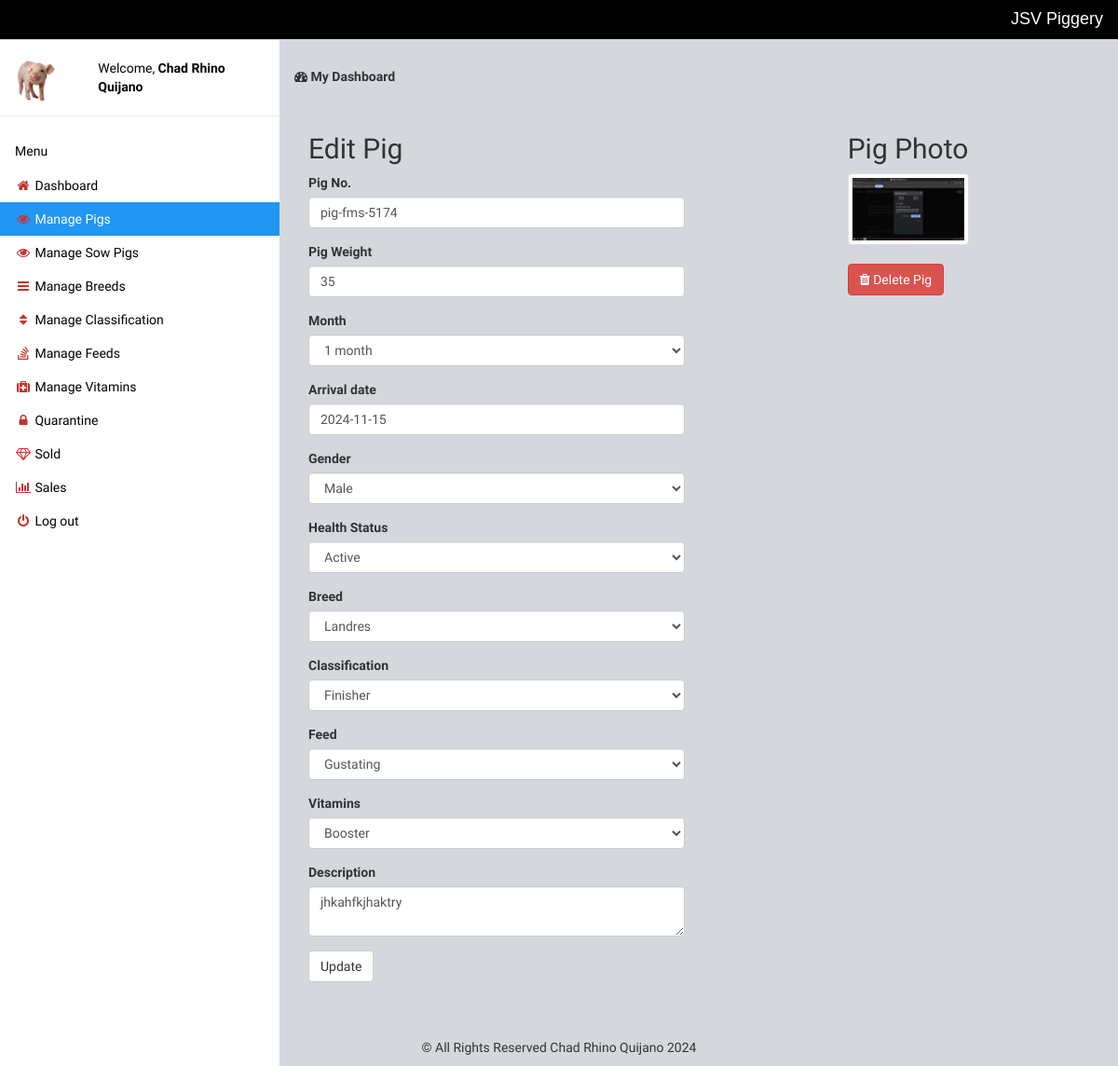
/edit-pig.php?id=2 (signed in), run on the app's committed database.
### tables this page shows
CREATE TABLE `pigs` (
  `id` int(11) NOT NULL,
  `pigno` varchar(255) NOT NULL,
  `breed_id` int(11) NOT NULL,
  `weight` varchar(10) NOT NULL,
  `img` varchar(255) NOT NULL,
  `gender` varchar(10) NOT NULL,
  `arrived` varchar(10) NOT NULL,
  `remark` text NOT NULL,
  `description` varchar(250) NOT NULL,
  `health_status` varchar(50) NOT NULL,
  `classification_id` int(11) NOT NULL,
  `feed_id` int(11) NOT NULL,
  `vitamins_id` int(11) NOT NULL,
  `status` int(11) NOT NULL DEFAULT 1 COMMENT '1=active,2=quarantined,3=sold\r\n',
  `type` varchar(255) DEFAULT NULL,
  `month` date NOT NULL
);

### edit-pig.php (the view, shortened to what this page needs)
<?php include 'setting/system.php'; ?>
<?php include 'theme/head.php'; ?>
<?php include 'theme/sidebar.php'; ?>
<?php
if (!$_GET['id'] or empty($_GET['id']) or $_GET['id'] == '') {
	header('location: manage-pig.php');
} else {
	$pigno = $weight = $gender = $remark = $arr = $bname = $b_id = $f_id =  $c_id = $v_id = $health = $img = "";
	$id = (int)$_GET['id'];
	$query = $db->query("SELECT * FROM pigs WHERE id = '$id' ");
	$obj = $query->fetch(PDO::FETCH_OBJ);
	$pigno = $obj->pigno;
		$weight = $obj->weight;
		$gender = $obj->gender;
		$dec = $obj->description;
		$arr = $obj->arrived;
		$b_id = $obj->breed_id;
		$c_id = $obj->classification_id;
		$f_id = $obj->feed_id;
		$v_id = $obj->vitamins_id;
		$health = $obj->health_status;
		$img = $obj->img;
		$month = $obj->month;
}
?>
<div class="w3-main" style="margin-left:300px;margin-top:43px;">
	<header class="w3-container" style="padding-top:22px">
		<h5><b><i class="fa fa-dashboard"></i> My Dashboard</b></h5>
	</header>
	<div class="w3-container" style="padding-top:22px">
		<div class="w3-row">
			<div class="col-md-6">
				<h2>Edit Pig</h2>
				<form method="post">
					<div class="form-group">
						<label class="control-label">Pig No.</label>
						<input type="text" name="pigno" class="form-control" value="<?php echo $pigno; ?>">
					</div>
					<div class="form-group">
						<label class="control-label">Pig Weight</label>
						<input type="text" name="weight" class="form-control" value="<?php echo $weight; ?>">
					</div>
					<div class="form-group">
						<label class="control-label">Month</label>
						<select name="month" class="form-control" required>
							<?php
							for ($i = 1; $i <= 1000; $i++) {
								if ($month == $i) {
									?>
								<option selected value="<?= $i ?>"><?= $i ?> month</option>
							<?php
								}else{
									?>
								<option value="<?= $i ?>"><?= $i ?> month</option>
							<?php
								}
							}
							?>
						</select>
					</div>
					<div class="form-group date" data-provide="datepicker">
						<label class="control-label">Arrival date</label>
						<input type="text" name="arrived" class="form-control" value="<?php echo $arr; ?>">
					</div>
					<div class="form-group">
    <label class="control-label">Gender</label>
    <select name="gender" class="form-control" required>
        <option value="male" <?php echo $gender == 'male' ? 'selected' : ''; ?>>Male</option>
    </select>
</div>
					<div class="form-group">
						<label class="control-label">Health Status</label>
						<select name="status" class="form-control" required>
							<option value="active" <?php echo $health == 'active' ? 'selected' : ''; ?>>Active</option>
						</select>
					</div>
					<div class="form-group">
						<label class="control-label">Breed</label>
						<select name="breed" class="form-control">
							<?php
							$getBreed = $db->query("SELECT * FROM breed");
							$breeds = $getBreed->fetchAll(PDO::FETCH_OBJ);
							foreach ($breeds as $breed) {
								if ($breed->id == $b_id) {
									?>
										<option selected value="<?php echo $breed->id; ?>"><?php echo $breed->name; ?></option>
									<?php
								}else{
									?>
										<option value="<?php echo $breed->id; ?>"><?php echo $breed->name; ?></option>
									<?php
								}
							}
							?>
						</select>
					</div>
					<div class="form-group">
						<label class="control-label">Classification</label>
						<select name="classification" class="form-control">
							<?php
							$getClassification = $db->query("SELECT * FROM classification");
							$classifs = $getClassification->fetchAll(PDO::FETCH_OBJ);
							foreach ($classifs as $classif) {
								if ($classif->id == $c_id) {
									?>
									<option value="<?php echo $classif->id; ?>"><?php echo $classif->name; ?></option>
								<?php
								}else{
									?>
									<option selected value="<?php echo $classif->id; ?>"><?php echo $classif->name; ?></option>
								<?php
								}
							}
							?>
						</select>
					</div>
					<div class="form-group">
						<label class="control-label">Feed</label>
						<select name="feed" class="form-control">
							<?php
							$getFeed = $db->query("SELECT * FROM feed");
							$feeds = $getFeed->fetchAll(PDO::FETCH_OBJ);
							foreach ($feeds as $feed) {
								if ($feed->id == $f_id) {
									?>
								<option selected value="<?php echo $feed->f_id; ?>"><?php echo $feed->name; ?></option>
								<?php
								}else{
									?>
								<option value="<?php echo $feed->f_id; ?>"><?php echo $feed->name; ?></option>
								<?php
								}
							}
							?>
						</select>
					</div>
					<div class="form-group">
						<label class="control-label">Vitamins</label>
						<select name="vitamins" class="form-control">
							<?php
							$getVitamins = $db->query("SELECT * FROM vitamins");
							$vitamins = $getVitamins->fetchAll(PDO::FETCH_OBJ);
							foreach ($vitamins as $vitamin) {
								if ($vitamin->id == $v_id) {
									?>
								<option selected value="<?php echo $vitamin->v_id; ?>"><?php echo $vitamin->name; ?></option>
								<?php
								}else{
									?>
								<option value="<?php echo $vitamin->v_id; ?>"><?php echo $vitamin->name; ?></option>
								<?php
								}
							}
							?>
						</select>
					</div>
					<div class="form-group">
						<label class="control-label">Description</label>
						<textarea class="form-control" name="description"><?php echo $dec; ?></textarea>
					</div>
					<button name="submit" type="submit" name="submit" class="btn btn-sn btn-default">Update</button>
				</form>
			</div>
			<div class="col-md-4 col-md-offset-2">
				<h2>Pig Photo</h2>
				<img src="<?php echo $img; ?>" width="130" height="120" class="thumbnail img img-responsive">
				<a class="btn btn-danger btn-md" onclick="return confirm('Continue delete pig ?')" href="delete.php?id=<?php echo $id ?>"><i class="fa fa-trash"></i> Delete Pig</a>
			</div>
		</div>
	</div>
</div>
<?php include 'theme/foot.php'; ?>

### theme/head.php (style rules this page uses)
body { font-family: 'Baumans'; background-color: #d4d8dd; }

### data on the page
pigs: pigno "pig-fms-5174", weight "35", month "1 month", arrived "2024-11-15", gender "Male", status "Active", description "jhkahfkjhaktry", img (picture)

### other printed values
NAME_X "JSV Piggery"
$_SESSION['name'] "Chad Rhino Quijano"
form field breed "Landres"
form field classification "Finisher"
form field feed "Gustating"
form field vitamins "Booster"
